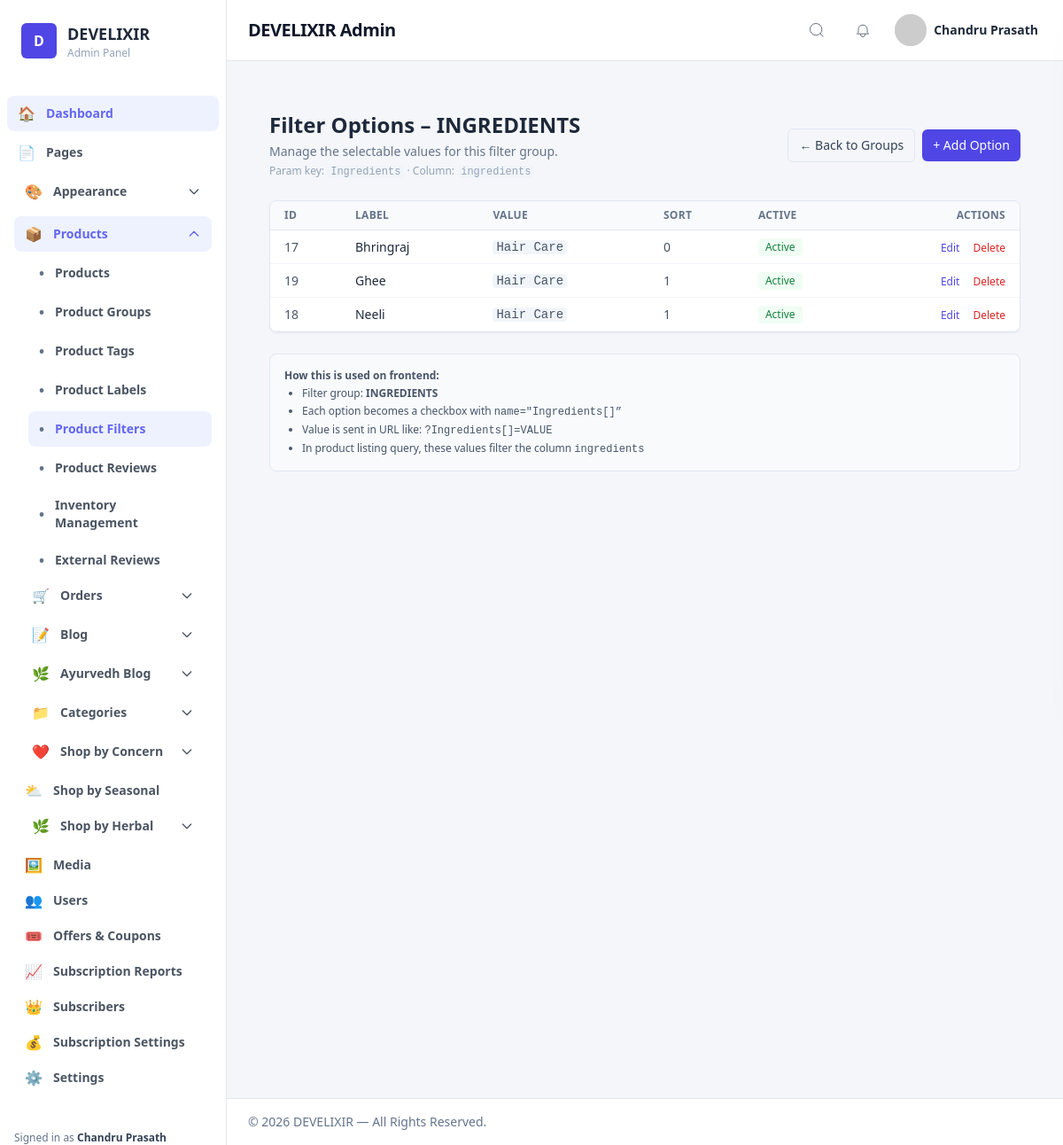
Screenshot of /admin/filter_options.php?group_id=6 (signed in) with the database file from the repository.
### tables this page shows
CREATE TABLE `filter_groups` (
  `id` int(11) NOT NULL,
  `category_id` int(11) DEFAULT NULL,
  `name` varchar(100) NOT NULL,
  `param_key` varchar(50) NOT NULL,
  `column_name` varchar(50) NOT NULL,
  `sort_order` int(11) DEFAULT 0,
  `is_active` tinyint(1) DEFAULT 1
);

CREATE TABLE `filter_options` (
  `id` int(11) NOT NULL,
  `group_id` int(11) NOT NULL,
  `value` varchar(100) NOT NULL,
  `label` varchar(100) NOT NULL,
  `sort_order` int(11) DEFAULT 0,
  `is_active` tinyint(1) DEFAULT 1
);

### admin/filter_options.php (the view, shortened to what this page needs)
<?php
require_once '../includes/db.php';
include __DIR__ . '/layout/header.php';
$groupId = isset($_GET['group_id']) ? (int)$_GET['group_id'] : 0;
$stmt = $pdo->prepare("
    SELECT *
    FROM filter_groups
    WHERE id = :id
");
$stmt->execute(['id' => $groupId]);
$group = $stmt->fetch(PDO::FETCH_ASSOC);
$stmtOpt = $pdo->prepare("
    SELECT *
    FROM filter_options
    WHERE group_id = :gid
    ORDER BY sort_order ASC, label ASC
");
$stmtOpt->execute(['gid' => $groupId]);
$options = $stmtOpt->fetchAll(PDO::FETCH_ASSOC);
?>
<div class="max-w-5xl mx-auto px-6 py-8">
  <div class="flex items-center justify-between mb-6">
    <div>
      <h1 class="text-2xl font-bold text-slate-800">
        Filter Options – <?php echo htmlspecialchars($group['name'], ENT_QUOTES, 'UTF-8'); ?>
      </h1>
      <p class="text-sm text-slate-500 mt-1">
        Manage the selectable values for this filter group.
      </p>
      <p class="text-xs text-slate-400 mt-1">
        Param key: <code class="bg-slate-100 px-1 rounded"><?php echo htmlspecialchars($group['param_key']); ?></code> ·
        Column: <code class="bg-slate-100 px-1 rounded"><?php echo htmlspecialchars($group['column_name']); ?></code>
      </p>
    </div>
    <div class="flex items-center gap-2">
      <a
        href="filter_groups.php"
        class="inline-flex items-center gap-2 text-sm px-3 py-2 rounded-md border border-slate-200 text-slate-700 hover:bg-slate-50"
      >
        ← Back to Groups
      </a>
      <a
        href="filter_option_add.php?group_id=<?php echo (int)$groupId; ?>"
        class="inline-flex items-center gap-2 text-sm px-3 py-2 rounded-md bg-indigo-600 text-white hover:bg-indigo-700 shadow-sm"
      >
        + Add Option
      </a>
    </div>
  </div>
  <div class="bg-white border border-slate-200 rounded-lg shadow-sm overflow-hidden">
    <?php if (empty($options)): ?>
      <div class="p-6 text-sm text-slate-500">
        No options added yet. Click <strong>“+ Add Option”</strong> to create the first one.
      </div>
    <?php else: ?>
      <div class="overflow-x-auto">
        <table class="min-w-full text-sm">
          <thead class="bg-slate-50 border-b border-slate-200">
            <tr>
              <th class="text-left px-4 py-2 text-xs font-semibold text-slate-500 uppercase tracking-wide">ID</th>
              <th class="text-left px-4 py-2 text-xs font-semibold text-slate-500 uppercase tracking-wide">Label</th>
              <th class="text-left px-4 py-2 text-xs font-semibold text-slate-500 uppercase tracking-wide">Value</th>
              <th class="text-left px-4 py-2 text-xs font-semibold text-slate-500 uppercase tracking-wide">Sort</th>
              <th class="text-left px-4 py-2 text-xs font-semibold text-slate-500 uppercase tracking-wide">Active</th>
              <th class="text-right px-4 py-2 text-xs font-semibold text-slate-500 uppercase tracking-wide">Actions</th>
            </tr>
          </thead>
          <tbody>
            <?php foreach ($options as $opt): ?>
              <tr class="border-b border-slate-100 hover:bg-slate-50">
                <td class="px-4 py-2 text-slate-600">
                  <?php echo (int)$opt['id']; ?>
                </td>
                <td class="px-4 py-2 text-slate-800">
                  <?php echo htmlspecialchars($opt['label'], ENT_QUOTES, 'UTF-8'); ?>
                </td>
                <td class="px-4 py-2 text-slate-600">
                  <code class="bg-slate-100 px-1 rounded">
                    <?php echo htmlspecialchars($opt['value'], ENT_QUOTES, 'UTF-8'); ?>
                  </code>
                </td>
                <td class="px-4 py-2 text-slate-600">
                  <?php echo (int)$opt['sort_order']; ?>
                </td>
                <td class="px-4 py-2">
                  <?php if (!empty($opt['is_active'])): ?>
                    <span class="inline-flex items-center px-2 py-0.5 rounded text-xs font-medium bg-green-50 text-green-700">
                      Active
                    </span>
                  <?php else: ?>
                    <span class="inline-flex items-center px-2 py-0.5 rounded text-xs font-medium bg-slate-50 text-slate-500">
                      Inactive
                    </span>
                  <?php endif; ?>
                </td>
                <td class="px-4 py-2 text-right space-x-3">
                    <a
                        href="filter_option_edit.php?id=<?php echo (int)$opt['id']; ?>&group_id=<?php echo (int)$groupId; ?>"
                        class="text-indigo-600 hover:text-indigo-800 text-xs font-medium"
                    >
                        Edit
                    </a>
                    <form
                        action="filter_option_delete.php"
                        method="post"
                        style="display:inline"
                        onsubmit="return confirm('Are you sure you want to delete this option?');"
                    >
                        <button
                        type="submit"
                        class="text-red-600 hover:text-red-800 text-xs font-medium"
                        >
                        Delete
                        </button>
                    </form>
                </td>
              </tr>
            <?php endforeach; ?>
          </tbody>
        </table>
      </div>
    <?php endif; ?>
  </div>
  <div class="mt-6 bg-slate-50 border border-slate-200 rounded-lg p-4 text-xs text-slate-600">
    <div class="font-semibold mb-1">How this is used on frontend:</div>
    <ul class="list-disc pl-5 space-y-1">
      <li>Filter group: <strong><?php echo htmlspecialchars($group['name']); ?></strong></li>
      <li>Each option becomes a checkbox with <code>name="<?php echo htmlspecialchars($group['param_key']); ?>[]”</code></li>
      <li>Value is sent in URL like: <code>?<?php echo htmlspecialchars($group['param_key']); ?>[]=VALUE</code></li>
      <li>In product listing query, these values filter the column <code><?php echo htmlspecialchars($group['column_name']); ?></code></li>
    </ul>
  </div>
</div>
<?php include __DIR__ . '/layout/footer.php'; ?>

### admin/layout/header.php (style rules this page uses)
body { background: #f4f6f9; }

### rows the page displays
filter_groups: name "INGREDIENTS", param_key "Ingredients", column_name "ingredients"
filter_options: id "17", label "Bhringraj", value "Hair Care", sort_order "0", is_active "Active"
filter_options: id "19", label "Ghee", value "Hair Care", sort_order "1", is_active "Active"
filter_options: id "18", label "Neeli", value "Hair Care", sort_order "1", is_active "Active"

### other values shown
$icons['Dashboard'] "🏠"
$icons['Appearance'] "🎨"
$icons['Products'] "📦"
$icons['Orders'] "🛒"
$icons['Blog'] "📝"
$icons['Ayurvedh Blog'] "🌿"
$icons['Categories'] "📁"
$icons[$item['label']] "👥"
$item['label'] "Users"
$icons[$item['label']] "🎟️"
$item['label'] "Offers & Coupons"
$icons[$item['label']] "📈"
$item['label'] "Subscription Reports"
$icons[$item['label']] "👑"
$item['label'] "Subscribers"
